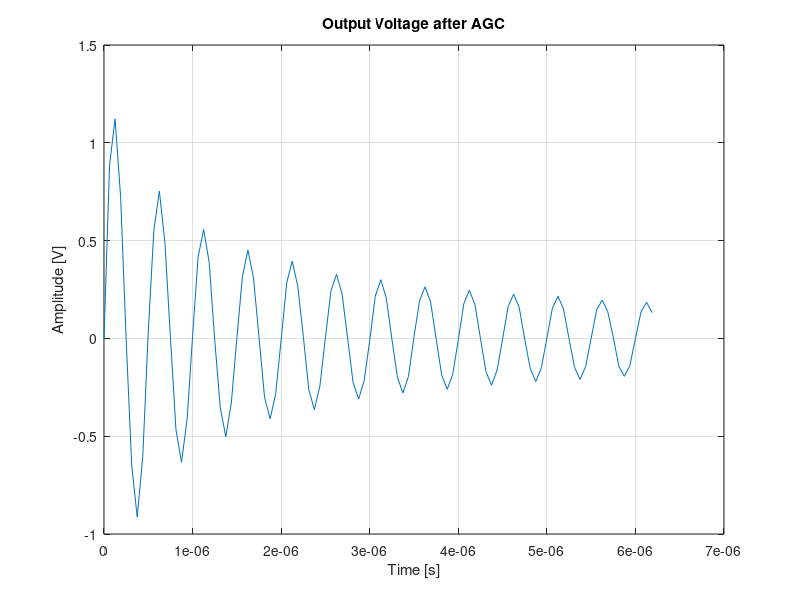
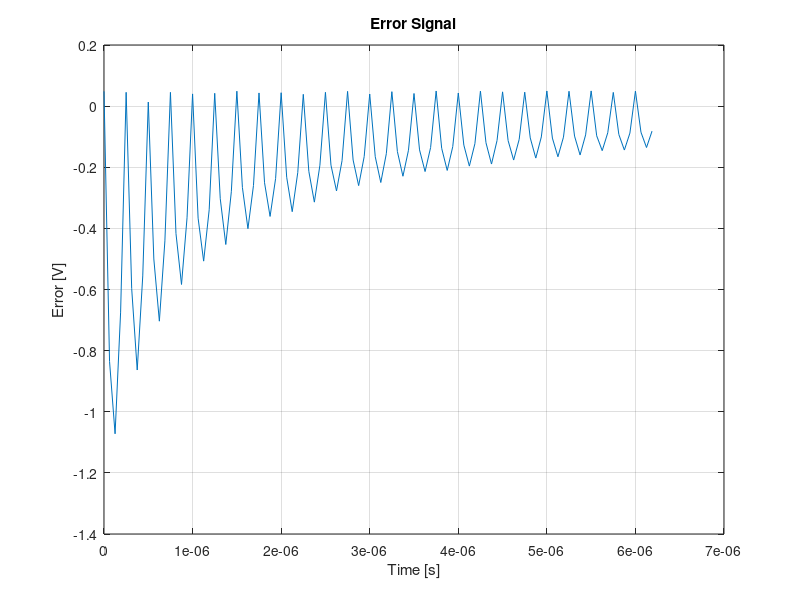
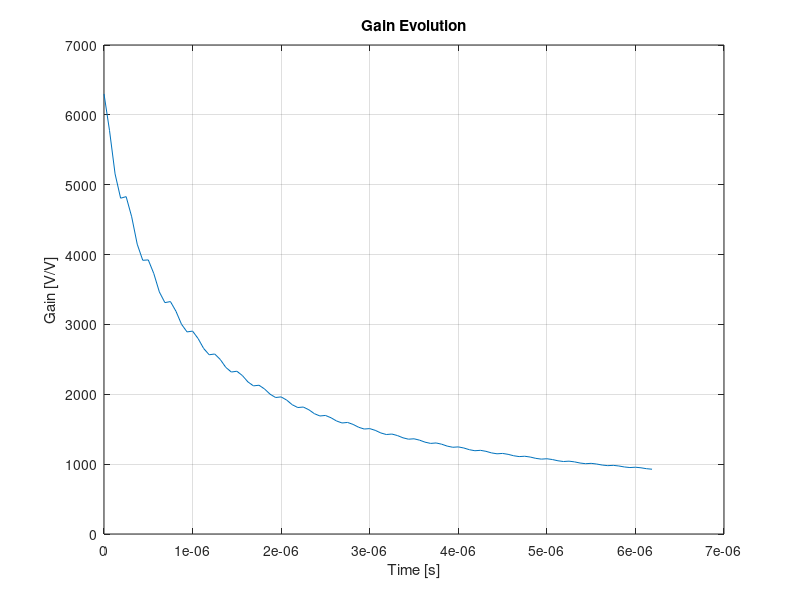

Here is the MATLAB script that generated these plots, in order:
clc; clear; close all;

% Paramètres du signal d'entrée
amplitude = 200e-6;  % 200 µV
f = 2e6;  % 2 MHz

% Fréquence d'échantillonnage
Fs = 16e6;

% Gain initial et bornes
max_gain = 6300;
min_gain = 1;  % Gain minimal pour éviter 0
gain = max_gain;  

% Niveau de sortie souhaité (Y_ref)
Y_ref = 50e-3;  % 50 mV

% Nombre d'échantillons et vecteur temps
N = 1e2;
dT = 1/Fs;
t = 0:dT:(N-1)*dT;

% Génération du bruit blanc
noise_power = (1e-9)^2 * (Fs/2);
noise = sqrt(noise_power) * randn(1,N);

% Signal d'entrée avec bruit
vin = amplitude * sin(2*pi*f*t) + noise;

% Initialisation des signaux
vin_amplified = zeros(1,N);
gain_values = zeros(1,N);
error_signal = zeros(1,N);

% Filtre de boucle : coefficient d'ajustement du gain
alpha = 0.1;

% Boucle AGC
for ii = 1:N
    % Amplification du signal
    vin_amplified(ii) = gain * vin(ii);
    
    % Calcul de l'erreur entre la sortie actuelle et la référence
    error_signal(ii) = Y_ref - abs(vin_amplified(ii));
    
    % Mise à jour du gain avec un filtre proportionnel
    gain = gain * (1 + alpha * error_signal(ii));
    
    % Saturation du gain pour éviter des valeurs extrêmes
    gain = max(min_gain, min(gain, max_gain));
    
    % Stockage du gain pour affichage
    gain_values(ii) = gain;
end

% Affichage des résultats
figure;
plot(t, vin_amplified);
title('Output Voltage after AGC');
xlabel('Time [s]');
ylabel('Amplitude [V]');
grid on;

figure;
plot(t, error_signal);
title('Error Signal');
xlabel('Time [s]');
ylabel('Error [V]');
grid on;

figure;
plot(t, gain_values);
title('Gain Evolution');
xlabel('Time [s]');
ylabel('Gain [V/V]');
grid on;
